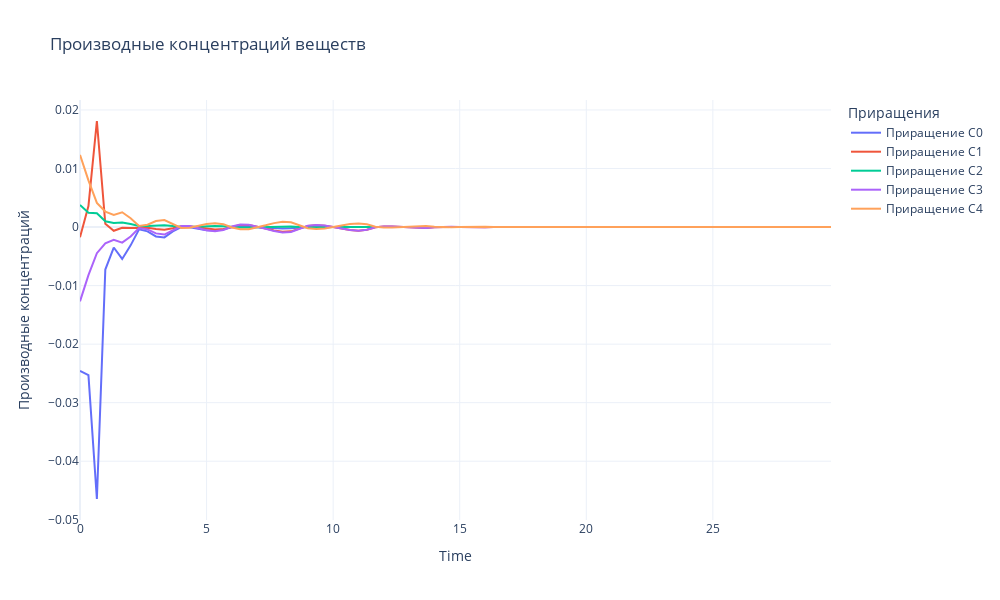

Source (notebook cell):
### Markdown cell above
### Прямая и приращения

### Code cell
fig = go.Figure()

# Так как оригинальные приращения находятся в точках изначальных наблюдений, а приращения по численным методам в смещенных на ПОЛШАГА точках,
# нужно провести некоторую интерполяцию, чтобы дальше посчитать разницу в аналогичных точках.


# Добавляем линии для каждого вещества
for i in range(N_SUBSTANCE):
    dCdt_TRUE_mod = np.interp(t_mid, tsteps, dCdt_TRUE[i])       # Интерполяция для уменьшения размерности на 1
    fig.add_trace(go.Scatter(
        x=tsteps,
        y=dCdt_TRUE_mod - dC_dt[i], 
        mode='lines', 
        name=f'Приращение C{i}'
    ))

# Настройки графика
fig.update_layout(
    title='Производные концентраций веществ',
    xaxis_title='Time',
    yaxis_title='Производные концентраций',
    legend_title='Приращения',
    template='plotly_white',
    width=1000,  # Ширина холста
    height=600   # Высота холста
)

fig.show()
